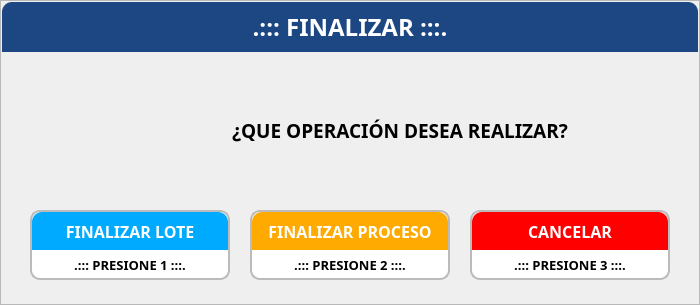
    <widget class="QFrame" name="frmFinalizarAlerta">
     <property name="geometry">
      <rect>
       <x>450</x>
       <y>297</y>
       <width>700</width>
       <height>305</height>
      </rect>
     </property>
     <property name="styleSheet">
      <string notr="true">#frmFinalizarAlerta{background-color: rgb(255, 255, 255);
color: rgb(0, 0, 0);
border:none;
border-radius: 10px;
border: 2px solid #D9D9D9;}</string>
     </property>
     <property name="frameShape">
      <enum>QFrame::StyledPanel</enum>
     </property>
     <property name="frameShadow">
      <enum>QFrame::Raised</enum>
     </property>
     <widget class="QLabel" name="lblTituloFinalizar">
      <property name="geometry">
       <rect>
        <x>2</x>
        <y>2</y>
        <width>696</width>
        <height>50</height>
       </rect>
      </property>
      <property name="font">
       <font>
        <family>Poppins</family>
        <pointsize>18</pointsize>
        <weight>75</weight>
        <bold>true</bold>
       </font>
      </property>
      <property name="styleSheet">
       <string notr="true">background-color: rgb(29, 71, 131);
color: rgb(255, 255, 255);
border-top-left-radius: 10px;
border-top-right-radius: 10px;</string>
      </property>
      <property name="text">
       <string>.::: FINALIZAR :::.</string>
      </property>
      <property name="alignment">
       <set>Qt::AlignCenter</set>
      </property>
     </widget>
     <widget class="QLabel" name="imgFinalizar">
      <property name="geometry">
       <rect>
        <x>100</x>
        <y>80</y>
        <width>100</width>
        <height>100</height>
       </rect>
      </property>
      <property name="text">
       <string/>
      </property>
      <property name="scaledContents">
       <bool>true</bool>
      </property>
     </widget>
     <widget class="QLabel" name="lblTextoFinalizar">
      <property name="geometry">
       <rect>
        <x>200</x>
        <y>105</y>
        <width>400</width>
        <height>50</height>
       </rect>
      </property>
      <property name="font">
       <font>
        <family>Poppins</family>
        <pointsize>14</pointsize>
        <weight>75</weight>
        <bold>true</bold>
       </font>
      </property>
      <property name="text">
       <string>¿QUE OPERACIÓN DESEA REALIZAR?</string>
      </property>
      <property name="alignment">
       <set>Qt::AlignCenter</set>
      </property>
     </widget>
     <widget class="QFrame" name="frmBtnFinalizarLote">
      <property name="geometry">
       <rect>
        <x>30</x>
        <y>210</y>
        <width>200</width>
        <height>70</height>
       </rect>
      </property>
      <property name="styleSheet">
       <string notr="true">#frmBtnFinalizarLote{
background-color: rgb(255, 255, 255);
border-radius: 10px;
border: 2px solid #bbbbbb;
}</string>
      </property>
      <property name="frameShape">
       <enum>QFrame::StyledPanel</enum>
      </property>
      <property name="frameShadow">
       <enum>QFrame::Raised</enum>
      </property>
      <widget class="QLabel" name="lblPresione1Finalizar">
       <property name="geometry">
        <rect>
         <x>0</x>
         <y>40</y>
         <width>200</width>
         <height>30</height>
        </rect>
       </property>
       <property name="font">
        <font>
         <family>Poppins</family>
         <pointsize>10</pointsize>
         <weight>75</weight>
         <bold>true</bold>
        </font>
       </property>
       <property name="text">
        <string>.::: PRESIONE 1 :::.</string>
       </property>
       <property name="alignment">
        <set>Qt::AlignCenter</set>
       </property>
      </widget>
      <widget class="QLabel" name="lblFinalizarLote">
       <property name="geometry">
        <rect>
         <x>2</x>
         <y>2</y>
         <width>196</width>
         <height>38</height>
        </rect>
       </property>
       <property name="font">
        <font>
         <family>Poppins</family>
         <pointsize>12</pointsize>
         <weight>75</weight>
         <bold>true</bold>
        </font>
       </property>
       <property name="styleSheet">
        <string notr="true">color: rgb(255, 255, 255);
border-top-left-radius: 10px;
border-top-right-radius: 10px;
background-color: rgb(0, 170, 255);</string>
       </property>
       <property name="text">
        <string>FINALIZAR LOTE</string>
       </property>
       <property name="alignment">
        <set>Qt::AlignCenter</set>
       </property>
      </widget>
     </widget>
     <widget class="QFrame" name="frmBtnFinalizarProceso">
      <property name="geometry">
       <rect>
        <x>250</x>
        <y>210</y>
        <width>200</width>
        <height>70</height>
       </rect>
      </property>
      <property name="styleSheet">
       <string notr="true">#frmBtnFinalizarProceso{
background-color: rgb(255, 255, 255);
border-radius: 10px;
border: 2px solid #bbbbbb;
}</string>
      </property>
      <property name="frameShape">
       <enum>QFrame::StyledPanel</enum>
      </property>
      <property name="frameShadow">
       <enum>QFrame::Raised</enum>
      </property>
      <widget class="QLabel" name="lblPresione2Finalizar">
       <property name="geometry">
        <rect>
         <x>0</x>
         <y>40</y>
         <width>200</width>
         <height>30</height>
        </rect>
       </property>
       <property name="font">
        <font>
         <family>Poppins</family>
         <pointsize>10</pointsize>
         <weight>75</weight>
         <bold>true</bold>
        </font>
       </property>
       <property name="text">
        <string>.::: PRESIONE 2 :::.</string>
       </property>
       <property name="alignment">
        <set>Qt::AlignCenter</set>
       </property>
      </widget>
      <widget class="QLabel" name="lblFinalizarProceso">
       <property name="geometry">
        <rect>
         <x>2</x>
         <y>2</y>
         <width>196</width>
         <height>38</height>
        </rect>
       </property>
       <property name="font">
        <font>
         <family>Poppins</family>
         <pointsize>12</pointsize>
         <weight>75</weight>
         <bold>true</bold>
        </font>
       </property>
       <property name="styleSheet">
        <string notr="true">color: rgb(255, 255, 255);
border-top-left-radius: 10px;
border-top-right-radius: 10px;
background-color: rgb(255, 170, 0);</string>
       </property>
       <property name="text">
        <string>FINALIZAR PROCESO</string>
       </property>
       <property name="alignment">
        <set>Qt::AlignCenter</set>
       </property>
      </widget>
     </widget>
     <widget class="QFrame" name="frmBtnFinalizarCancelar">
      <property name="geometry">
       <rect>
        <x>470</x>
        <y>210</y>
        <width>200</width>
        <height>70</height>
       </rect>
      </property>
      <property name="styleSheet">
       <string notr="true">#frmBtnFinalizarCancelar{
background-color: rgb(255, 255, 255);
border-radius: 10px;
border: 2px solid #bbbbbb;
}</string>
      </property>
      <property name="frameShape">
       <enum>QFrame::StyledPanel</enum>
      </property>
      <property name="frameShadow">
       <enum>QFrame::Raised</enum>
      </property>
      <widget class="QLabel" name="lblPresione3Finalizar">
       <property name="geometry">
        <rect>
         <x>0</x>
         <y>40</y>
         <width>200</width>
         <height>30</height>
        </rect>
       </property>
       <property name="font">
        <font>
         <family>Poppins</family>
         <pointsize>10</pointsize>
         <weight>75</weight>
         <bold>true</bold>
        </font>
       </property>
       <property name="text">
        <string>.::: PRESIONE 3 :::.</string>
       </property>
       <property name="alignment">
        <set>Qt::AlignCenter</set>
       </property>
      </widget>
      <widget class="QLabel" name="lblCancelarFinalizar">
       <property name="geometry">
        <rect>
         <x>2</x>
         <y>2</y>
         <width>196</width>
         <height>38</height>
        </rect>
       </property>
       <property name="font">
        <font>
         <family>Poppins</family>
         <pointsize>12</pointsize>
         <weight>75</weight>
         <bold>true</bold>
        </font>
       </property>
       <property name="styleSheet">
        <string notr="true">color: rgb(255, 255, 255);
border-top-left-radius: 10px;
border-top-right-radius: 10px;
background-color: rgb(255, 0, 0);</string>
       </property>
       <property name="text">
        <string>CANCELAR</string>
       </property>
       <property name="alignment">
        <set>Qt::AlignCenter</set>
       </property>
      </widget>
     </widget>
    </widget>
